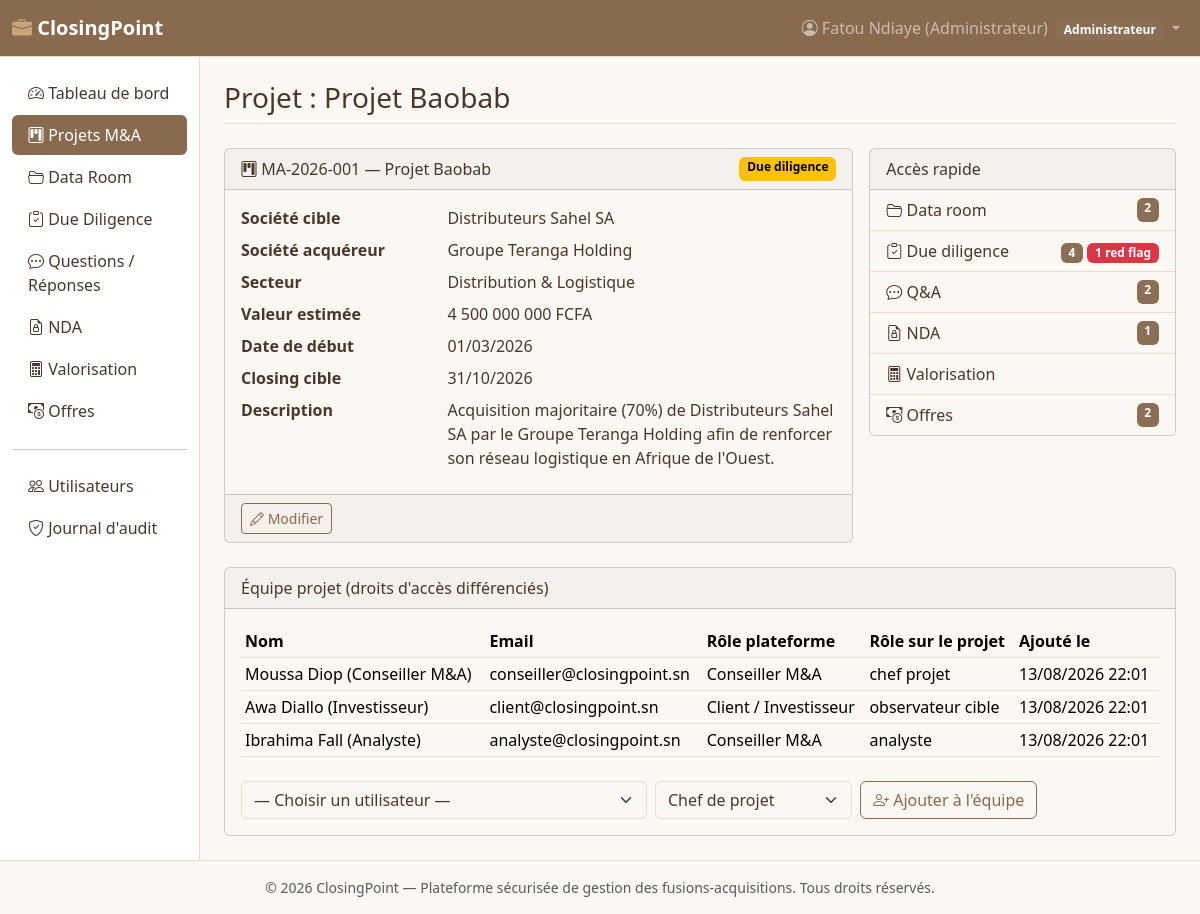
The app's page /modules/projects/view.php?id=1 (signed in) with its own data.
### tables this page shows
CREATE TABLE users (
    id INT AUTO_INCREMENT PRIMARY KEY,
    full_name VARCHAR(120) NOT NULL,
    email VARCHAR(150) NOT NULL UNIQUE,
    password_hash VARCHAR(255) NOT NULL,
    role ENUM('admin','conseiller','client') NOT NULL DEFAULT 'client',
    phone VARCHAR(30) DEFAULT NULL,
    is_active TINYINT(1) NOT NULL DEFAULT 1,
    last_login DATETIME DEFAULT NULL,
    created_at DATETIME NOT NULL DEFAULT CURRENT_TIMESTAMP
);

CREATE TABLE ma_projects (
    id INT AUTO_INCREMENT PRIMARY KEY,
    code_projet VARCHAR(20) NOT NULL UNIQUE,
    nom_projet VARCHAR(180) NOT NULL,
    societe_cible VARCHAR(180) NOT NULL,
    societe_acquereur VARCHAR(180) NOT NULL,
    secteur VARCHAR(100) DEFAULT NULL,
    statut ENUM('prospection','nda_signe','due_diligence','negociation','closing','abandonne') NOT NULL DEFAULT 'prospection',
    valeur_estimee DECIMAL(18,2) DEFAULT NULL,
    devise VARCHAR(10) NOT NULL DEFAULT 'FCFA',
    date_debut DATE DEFAULT NULL,
    date_cible_closing DATE DEFAULT NULL,
    description TEXT,
    created_by INT NOT NULL,
    created_at DATETIME NOT NULL DEFAULT CURRENT_TIMESTAMP,
    updated_at DATETIME NOT NULL DEFAULT CURRENT_TIMESTAMP ON UPDATE CURRENT_TIMESTAMP,
    CONSTRAINT fk_proj_creator FOREIGN KEY (created_by) REFERENCES users(id) ON DELETE RESTRICT
);

CREATE TABLE project_team (
    id INT AUTO_INCREMENT PRIMARY KEY,
    project_id INT NOT NULL,
    user_id INT NOT NULL,
    role_projet ENUM('chef_projet','analyste','conseiller_juridique','conseiller_financier','observateur_cible') NOT NULL,
    date_ajout DATETIME NOT NULL DEFAULT CURRENT_TIMESTAMP,
    UNIQUE KEY uniq_project_user (project_id, user_id),
    CONSTRAINT fk_team_project FOREIGN KEY (project_id) REFERENCES ma_projects(id) ON DELETE CASCADE,
    CONSTRAINT fk_team_user FOREIGN KEY (user_id) REFERENCES users(id) ON DELETE CASCADE
);

### includes/security.php (called while the page is built, shortened)
<?php
function e(?string $value): string
{
    return htmlspecialchars($value ?? '', ENT_QUOTES, 'UTF-8');
}
function currentUser(): ?array
{
    return $_SESSION['user'] ?? null;
}

### modules/projects/view.php (the view, shortened to what this page needs)
<?php
require_once __DIR__ . '/../../includes/bootstrap.php';
$id = (int)($_GET['id'] ?? 0);
$stmt = $pdo->prepare('SELECT * FROM ma_projects WHERE id = :id');
$stmt->execute([':id' => $id]);
$project = $stmt->fetch();
$pageTitle = 'Projet : ' . $project['nom_projet'];
$team = $pdo->prepare(
    'SELECT pt.*, u.full_name, u.email, u.role AS user_role
     FROM project_team pt JOIN users u ON u.id = pt.user_id WHERE pt.project_id = :id ORDER BY pt.date_ajout'
);
$team->execute([':id' => $id]);
$team = $team->fetchAll();
$allUsers = $pdo->query('SELECT id, full_name, email, role FROM users WHERE is_active = 1 ORDER BY full_name')->fetchAll();
function countForProject(PDO $pdo, string $table, int $projectId, string $extraWhere = ''): int
{
    $stmt = $pdo->prepare("SELECT COUNT(*) FROM $table WHERE project_id = :id $extraWhere");
    $stmt->execute([':id' => $projectId]);
    return (int)$stmt->fetchColumn();
}
$counts = [
    'documents'  => countForProject($pdo, 'dataroom_documents', $id),
    'dd'         => countForProject($pdo, 'due_diligence_items', $id),
    'dd_alertes' => countForProject($pdo, 'due_diligence_items', $id, 'AND red_flag = 1'),
    'qa'         => countForProject($pdo, 'qa_questions', $id),
    'offers'     => countForProject($pdo, 'offers', $id),
    'ndas'       => countForProject($pdo, 'ndas', $id),
];
require __DIR__ . '/../../includes/header.php';
?>
<div class="row g-3 mb-4">
  <div class="col-lg-8">
    <div class="card">
      <div class="card-header d-flex justify-content-between">
        <span><i class="bi bi-kanban"></i> <?= e($project['code_projet']) ?> — <?= e($project['nom_projet']) ?></span>
        <?php echo projectStatusBadge($project['statut']); ?>
      </div>
      <div class="card-body">
        <dl class="row mb-0">
          <dt class="col-sm-4">Société cible</dt><dd class="col-sm-8"><?= e($project['societe_cible']) ?></dd>
          <dt class="col-sm-4">Société acquéreur</dt><dd class="col-sm-8"><?= e($project['societe_acquereur']) ?></dd>
          <dt class="col-sm-4">Secteur</dt><dd class="col-sm-8"><?= e($project['secteur'] ?: '—') ?></dd>
          <dt class="col-sm-4">Valeur estimée</dt><dd class="col-sm-8"><?= formatMoney($project['valeur_estimee'], $project['devise']) ?></dd>
          <dt class="col-sm-4">Date de début</dt><dd class="col-sm-8"><?= formatDate($project['date_debut']) ?></dd>
          <dt class="col-sm-4">Closing cible</dt><dd class="col-sm-8"><?= formatDate($project['date_cible_closing']) ?></dd>
          <dt class="col-sm-4">Description</dt><dd class="col-sm-8"><?= nl2br(e($project['description'] ?: '—')) ?></dd>
        </dl>
      </div>
      <?php if (in_array($user['role'], ['admin', 'conseiller'], true)): ?>
      <div class="card-footer">
        <a href="edit.php?id=<?= $id ?>" class="btn btn-sm btn-outline-primary"><i class="bi bi-pencil"></i> Modifier</a>
      </div>
      <?php endif; ?>
    </div>
  </div>
  <div class="col-lg-4">
    <div class="card">
      <div class="card-header">Accès rapide</div>
      <div class="list-group list-group-flush">
        <a href="<?= e(BASE_URL) ?>/modules/dataroom/index.php?project_id=<?= $id ?>" class="list-group-item d-flex justify-content-between">
          <span><i class="bi bi-folder2-open"></i> Data room</span><span class="badge text-bg-secondary"><?= $counts['documents'] ?></span>
        </a>
        <a href="<?= e(BASE_URL) ?>/modules/duediligence/list.php?project_id=<?= $id ?>" class="list-group-item d-flex justify-content-between">
          <span><i class="bi bi-clipboard-check"></i> Due diligence</span>
          <span><span class="badge text-bg-secondary"><?= $counts['dd'] ?></span> <span class="badge text-bg-danger"><?= $counts['dd_alertes'] ?> red flag</span></span>
        </a>
        <a href="<?= e(BASE_URL) ?>/modules/qa/list.php?project_id=<?= $id ?>" class="list-group-item d-flex justify-content-between">
          <span><i class="bi bi-chat-dots"></i> Q&amp;A</span><span class="badge text-bg-secondary"><?= $counts['qa'] ?></span>
        </a>
        <a href="<?= e(BASE_URL) ?>/modules/ndas/list.php?project_id=<?= $id ?>" class="list-group-item d-flex justify-content-between">
          <span><i class="bi bi-file-earmark-lock"></i> NDA</span><span class="badge text-bg-secondary"><?= $counts['ndas'] ?></span>
        </a>
        <a href="<?= e(BASE_URL) ?>/modules/valuation/list.php?project_id=<?= $id ?>" class="list-group-item"><i class="bi bi-calculator"></i> Valorisation</a>
        <a href="<?= e(BASE_URL) ?>/modules/offers/list.php?project_id=<?= $id ?>" class="list-group-item d-flex justify-content-between">
          <span><i class="bi bi-cash-coin"></i> Offres</span><span class="badge text-bg-secondary"><?= $counts['offers'] ?></span>
        </a>
      </div>
    </div>
  </div>
</div>
<div class="card">
  <div class="card-header">Équipe projet (droits d'accès différenciés)</div>
  <div class="card-body">
    <table class="table table-sm">
      <thead><tr><th>Nom</th><th>Email</th><th>Rôle plateforme</th><th>Rôle sur le projet</th><th>Ajouté le</th></tr></thead>
      <tbody>
        <?php foreach ($team as $t): ?>
          <tr>
            <td><?= e($t['full_name']) ?></td>
            <td><?= e($t['email']) ?></td>
            <td><?= e(roleLabel($t['user_role'])) ?></td>
            <td><?= e(str_replace('_', ' ', $t['role_projet'])) ?></td>
            <td><?= formatDate($t['date_ajout'], 'd/m/Y H:i') ?></td>
          </tr>
        <?php endforeach; ?>
      </tbody>
    </table>
    <?php if (in_array($user['role'], ['admin', 'conseiller'], true)): ?>
    <form method="post" class="row g-2 mt-2">
      <div class="col-auto">
        <select name="user_id" class="form-select" required>
          <option value="">— Choisir un utilisateur —</option>
        </select>
      </div>
      <div class="col-auto">
        <select name="role_projet" class="form-select">
          <option value="chef_projet">Chef de projet</option>
        </select>
      </div>
      <div class="col-auto"><button class="btn btn-outline-primary"><i class="bi bi-person-plus"></i> Ajouter à l'équipe</button></div>
    </form>
    <?php endif; ?>
  </div>
</div>
<?php require __DIR__ . '/../../includes/footer.php'; ?>

### includes/header.php (shortened to what this page needs)
<?php
$user = currentUser();
$pageTitle = $pageTitle ?? SITE_NAME;
?>
<!DOCTYPE html>
<html lang="fr">
<head>
<link rel="stylesheet" href="https://cdn.jsdelivr.net/npm/bootstrap@5.3.3/dist/css/bootstrap.min.css">
<link rel="stylesheet" href="https://cdn.jsdelivr.net/npm/bootstrap-icons@1.11.3/font/bootstrap-icons.css">
<link rel="stylesheet" href="<?= e(BASE_URL) ?>/public/assets/css/style.css">
</head>
<body>
<nav class="navbar navbar-expand-lg navbar-dark bg-dark border-bottom">
  <div class="container-fluid">
    <a class="navbar-brand fw-bold" href="<?= e(BASE_URL) ?>/public/dashboard.php">
      <i class="bi bi-briefcase-fill"></i> <?= e(SITE_NAME) ?>
    </a>
    <div class="collapse navbar-collapse" id="navMain">
      <ul class="navbar-nav ms-auto">
        <?php if ($user): ?>
        <li class="nav-item dropdown">
          <a class="nav-link dropdown-toggle" href="#" role="button" data-bs-toggle="dropdown">
            <i class="bi bi-person-circle"></i> <?= e($user['full_name']) ?>
            <span class="badge text-bg-secondary ms-1"><?= e(roleLabel($user['role'])) ?></span>
          </a>
        </li>
        <?php endif; ?>
      </ul>
    </div>
  </div>
</nav>
<div class="container-fluid">
  <div class="row">
    <?php if ($user): ?><?php require __DIR__ . '/sidebar.php'; ?><?php endif; ?>
    <main class="<?= $user ? 'col-md-10 ms-sm-auto' : 'col-12' ?> px-md-4 py-4">
      <h1 class="h3 mb-4 border-bottom pb-2"><?= e($pageTitle) ?></h1>

### includes/sidebar.php (shortened to what this page needs)
<?php
$currentPath = $_SERVER['SCRIPT_NAME'] ?? '';
$role = $user['role'] ?? 'client';
function navLink(string $href, string $icon, string $label, string $currentPath, string $matchSubstring): void
{
    $active = (strpos($currentPath, $matchSubstring) !== false) ? ' active' : '';
    echo '<li class="nav-item"><a class="nav-link' . $active . '" href="' . e($href) . '">'
        . '<i class="bi ' . $icon . '"></i> ' . e($label) . '</a></li>';
}
?>
<nav class="col-md-2 d-md-block bg-light sidebar border-end py-3">
  <ul class="nav flex-column">
    <?php navLink(BASE_URL . '/public/dashboard.php', 'bi-speedometer2', 'Tableau de bord', $currentPath, '/public/dashboard.php'); ?>
    <?php if (in_array($role, ['admin', 'conseiller'], true)): ?>
      <?php navLink(BASE_URL . '/modules/valuation/list.php', 'bi-calculator', 'Valorisation', $currentPath, '/modules/valuation/'); ?>
    <?php endif; ?>
    <?php if ($role === 'admin'): ?>
      <li><hr></li>
    <?php endif; ?>
  </ul>
</nav>

### includes/functions.php (shortened to what this page needs)
<?php
function formatMoney($amount, string $devise = 'FCFA'): string
{
    return number_format((float)$amount, 0, ',', ' ') . ' ' . $devise;
}
function formatDate(?string $date, string $fmt = 'd/m/Y'): string
{
    $ts = strtotime($date);
    return $ts ? date($fmt, $ts) : '—';
}
function projectStatusBadge(string $statut): string
{
    $map = [
        'prospection'    => ['secondary', 'Prospection'],
        'nda_signe'      => ['info', 'NDA signé'],
        'due_diligence'  => ['warning', 'Due diligence'],
        'negociation'    => ['primary', 'Négociation'],
        'closing'        => ['success', 'Closing'],
        'abandonne'      => ['danger', 'Abandonné'],
    ];
    [$class, $label] = $map[$statut] ?? ['secondary', $statut];
    return '<span class="badge text-bg-' . $class . '">' . e($label) . '</span>';
}
function roleLabel(string $role): string
{
    return ['admin' => 'Administrateur', 'conseiller' => 'Conseiller M&A', 'client' => 'Client / Investisseur'][$role] ?? $role;
}

### includes/footer.php (shortened to what this page needs)
    </main>
  </div>
</div>
<footer class="text-center text-muted small py-3 border-top">
  © <?= date('Y') ?> <?= e(SITE_NAME) ?> — Plateforme sécurisée de gestion des fusions-acquisitions. Tous droits réservés.
</footer>
</body>
</html>

### public/assets/css/style.css (style rules this page uses)
:root { --cp-nude: #F5EDE4; --cp-camel: #C9A579; --cp-camel-dark: #B08D63; --cp-brown: #8A6A4E; --cp-brown-dark: #6E4A33; --cp-text: #4A372B; --bs-body-bg: #FBF7F2; --bs-body-color: var(--cp-text); --bs-primary: var(--cp-brown); --bs-primary-rgb: 138, 106, 78; --bs-primary-bg-subtle: var(--cp-nude); --bs-primary-border-subtle: #D9BFA0; --bs-primary-text-emphasis: var(--cp-brown-dark); --bs-secondary: #8A6F55; --bs-secondary-rgb: 138, 111, 85; --bs-dark: var(--cp-brown); --bs-dark-rgb: 138, 106, 78; --bs-border-color: #E7DCCD; --bs-link-color: var(--cp-brown); --bs-link-color-rgb: 138, 106, 78; --bs-link-hover-color: var(--cp-brown-dark); --bs-link-hover-color-rgb: 110, 74, 51; }
body { background-color: var(--bs-body-bg); }
.navbar-brand i { color: var(--cp-camel); }
.sidebar { background-color: #fff !important; }
.sidebar .nav-link { color: var(--cp-text); border-radius: 6px; margin-bottom: 2px; }
.sidebar .nav-link.active { background-color: var(--cp-brown); color: #fff; }
footer { color: #8A7361 !important; border-color: var(--bs-border-color) !important; }
.btn-outline-primary { --bs-btn-color: var(--cp-brown); --bs-btn-border-color: var(--cp-brown); --bs-btn-hover-color: #fff; --bs-btn-hover-bg: var(--cp-brown); --bs-btn-hover-border-color: var(--cp-brown); --bs-btn-active-color: #fff; --bs-btn-active-bg: var(--cp-brown); --bs-btn-active-border-color: var(--cp-brown); --bs-btn-disabled-color: var(--cp-brown); --bs-btn-disabled-border-color: var(--cp-brown); }

### records on screen
users: full_name "Fatou Ndiaye (Administrateur)", role "Administrateur"
ma_projects: code_projet "MA-2026-001", nom_projet "Projet Baobab", societe_cible "Distributeurs Sahel SA", societe_acquereur "Groupe Teranga Holding", secteur "Distribution & Logistique", valeur_estimee+devise "4 500 000 000 FCFA", date_debut "01/03/2026", date_cible_closing "31/10/2026", description "Acquisition majoritaire (70%) de Distributeurs Sahel SA par le Groupe Teranga Holding afin de renforcer son réseau logistique en Afrique de l'Ouest."
project_team: id "2", user "4", project "1", user.full_name "Ibrahima Fall (Analyste)", user.email "analyste@closingpoint.sn", user.role "Conseiller M&A", role_projet "analyste", date_ajout "13/08/2026 22:01"
project_team: user.full_name "Moussa Diop (Conseiller M&A)", user.email "conseiller@closingpoint.sn", user.role "Conseiller M&A", role_projet "chef projet", date_ajout "13/08/2026 22:01"
project_team: user.full_name "Awa Diallo (Investisseur)", user.email "client@closingpoint.sn", user.role "Client / Investisseur", role_projet "observateur cible", date_ajout "13/08/2026 22:01"

### other values on screen
SITE_NAME "ClosingPoint"
$label "Tableau de bord Projets M&A Data Room Due Diligence Questions / Réponses NDA Valorisation Offres Utilisateurs Journal d'audit"
$pageTitle "Projet : Projet Baobab"
$label "Due diligence"
